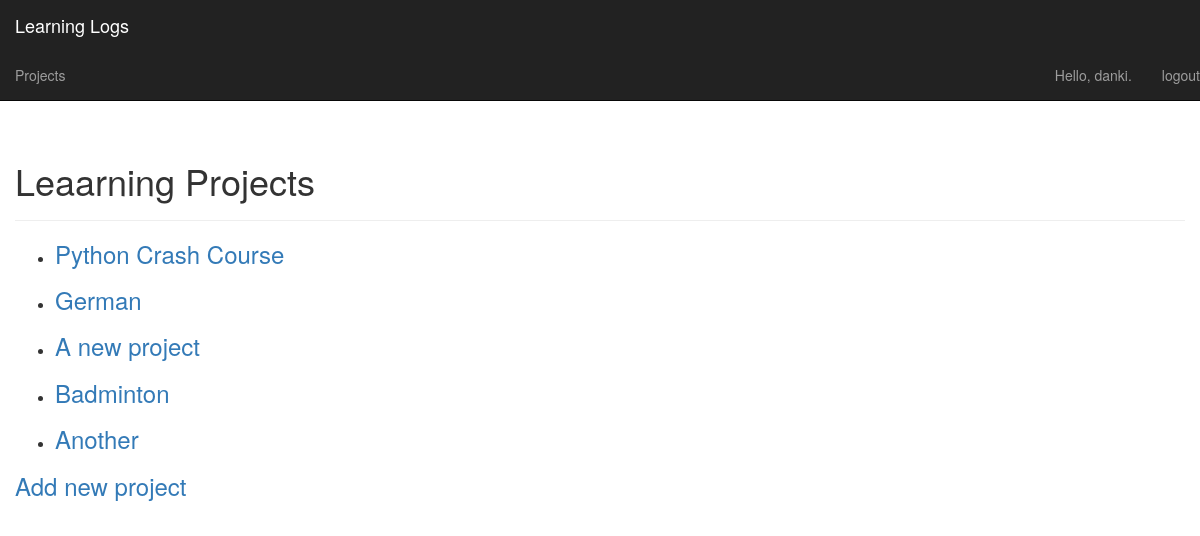
The app's page /projects/ (signed in), older data.
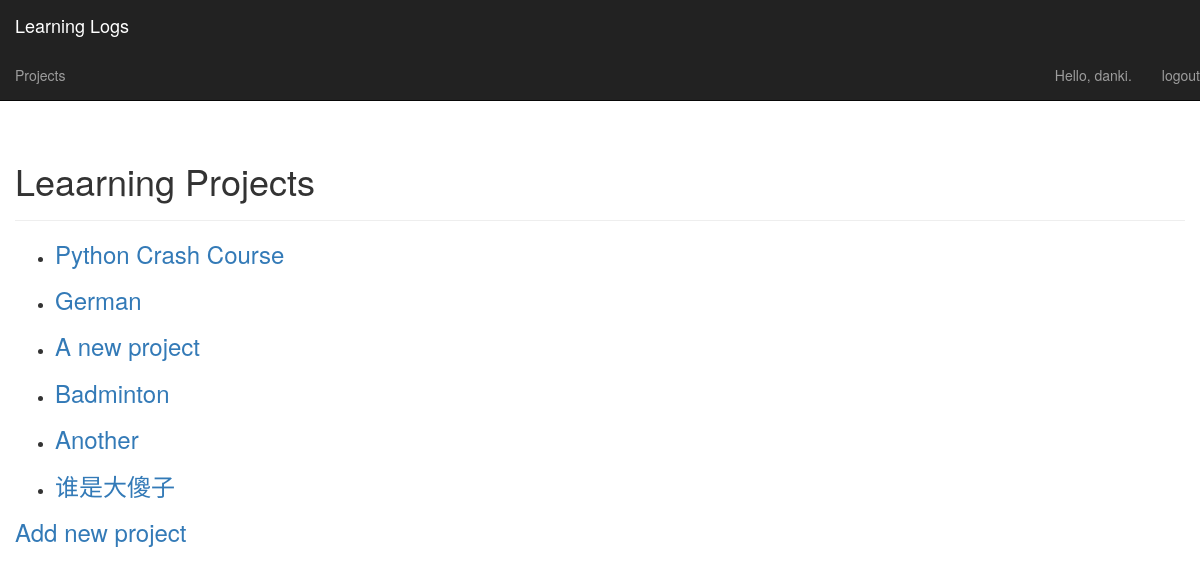
The same page, newer data.
### learning_logs/models.py (models this page shows)
class Project(models.Model):
    project_name = models.CharField(max_length=50)
    project_description = models.CharField(max_length=200)
    start_date = models.DateTimeField(auto_now_add=True)
    owner = models.ForeignKey(User,
                              on_delete=models.CASCADE)
    def __str__(self):
        return self.project_name

### learning_logs/views.py (the view)
# urls.py: url(r'projects/$', views.projects, name='projects'),
@login_required
def projects(request):
    print("http response from projects function.")
    projects = Project.objects.filter(owner=request.user).order_by('start_date')
    context = {'projects': projects}
    print(context)
    return render(request, 'learning_logs/projects.html', context)

### learning_logs/templates/learning_logs/projects.html
{% extends "learning_logs/base.html" %}
{% load bootstrap3 %}
{% block header %}
    <h1>Leaarning Projects</h1>
{% endblock header %}
{% block content %}
    <ul>
        {% for project in projects %}
            <li>
                <h3>
                    <a href="{% url 'learning_logs:project' project.id %}">
                        {{project}}
                    </a>
                </h3>
            </li>
        {% empty %}
            <li>No projects have been added yet.</li>
        {% endfor %}
    </ul>
    <h3>
        <a href="{% url 'learning_logs:new_project' %}">Add new project</a>
    </h3>
{% endblock content %}

Row changes from the older to the newer data that the page shows:
added Project: project_name "谁是大傻子"
